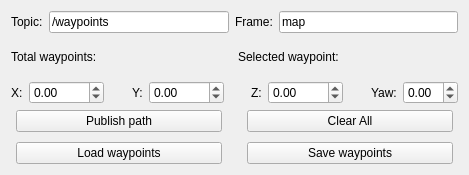
<?xml version="1.0" encoding="UTF-8"?>
<ui version="4.0">
 <class>PluginWidget</class>
 <widget class="QWidget" name="PluginWidget">
  <property name="geometry">
   <rect>
    <x>0</x>
    <y>0</y>
    <width>469</width>
    <height>175</height>
   </rect>
  </property>
  <property name="windowTitle">
   <string>Quadrotor Steering</string>
  </property>
  <layout class="QGridLayout" name="gridLayout">
   <item row="6" column="1" colspan="3">
    <layout class="QHBoxLayout" name="text_interface">
     <item>
      <widget class="QLabel" name="text_total">
       <property name="text">
        <string>Total waypoints: </string>
       </property>
      </widget>
     </item>
     <item>
      <widget class="QLabel" name="text_selected">
       <property name="text">
        <string>Selected waypoint: </string>
       </property>
      </widget>
     </item>
    </layout>
   </item>
   <item row="8" column="1" colspan="3">
    <layout class="QHBoxLayout" name="position_interface">
     <item>
      <widget class="QLabel" name="x_label">
       <property name="text">
        <string>X:</string>
       </property>
      </widget>
     </item>
     <item>
      <widget class="QDoubleSpinBox" name="x_spinbox">
       <property name="minimum">
        <double>-1000.000000000000000</double>
       </property>
       <property name="maximum">
        <double>1000.000000000000000</double>
       </property>
       <property name="singleStep">
        <double>0.500000000000000</double>
       </property>
      </widget>
     </item>
     <item>
      <spacer name="horizontalSpacer1">
       <property name="orientation">
        <enum>Qt::Horizontal</enum>
       </property>
       <property name="sizeHint" stdset="0">
        <size>
         <width>40</width>
         <height>20</height>
        </size>
       </property>
      </spacer>
     </item>
     <item>
      <widget class="QLabel" name="y_label">
       <property name="text">
        <string>Y:</string>
       </property>
      </widget>
     </item>
     <item>
      <widget class="QDoubleSpinBox" name="y_spinbox">
       <property name="minimum">
        <double>-1000.000000000000000</double>
       </property>
       <property name="maximum">
        <double>1000.000000000000000</double>
       </property>
       <property name="singleStep">
        <double>0.500000000000000</double>
       </property>
      </widget>
     </item>
     <item>
      <spacer name="horizontalSpacer2">
       <property name="orientation">
        <enum>Qt::Horizontal</enum>
       </property>
       <property name="sizeHint" stdset="0">
        <size>
         <width>40</width>
         <height>20</height>
        </size>
       </property>
      </spacer>
     </item>
     <item>
      <widget class="QLabel" name="z_label">
       <property name="text">
        <string>Z:</string>
       </property>
      </widget>
     </item>
     <item>
      <widget class="QDoubleSpinBox" name="z_spinbox">
       <property name="minimum">
        <double>-1000.000000000000000</double>
       </property>
       <property name="maximum">
        <double>1000.000000000000000</double>
       </property>
       <property name="singleStep">
        <double>0.500000000000000</double>
       </property>
      </widget>
     </item>
     <item>
      <spacer name="horizontalSpacer3">
       <property name="orientation">
        <enum>Qt::Horizontal</enum>
       </property>
       <property name="sizeHint" stdset="0">
        <size>
         <width>40</width>
         <height>20</height>
        </size>
       </property>
      </spacer>
     </item>
     <item>
      <widget class="QLabel" name="yaw_label">
       <property name="text">
        <string>Yaw:</string>
       </property>
      </widget>
     </item>
     <item>
      <widget class="QDoubleSpinBox" name="yaw_spinbox">
       <property name="minimum">
        <double>-3.150000000000000</double>
       </property>
       <property name="maximum">
        <double>3.150000000000000</double>
       </property>
       <property name="singleStep">
        <double>0.100000000000000</double>
       </property>
      </widget>
     </item>
    </layout>
   </item>
   <item row="5" column="1" colspan="3">
    <layout class="QHBoxLayout" name="topic_interface">
     <item>
      <widget class="QLabel" name="topic_label">
       <property name="text">
        <string>Topic:</string>
       </property>
      </widget>
     </item>
     <item>
      <widget class="QLineEdit" name="topic_input">
       <property name="text">
        <string>/waypoints</string>
       </property>
      </widget>
     </item>
     <item>
      <widget class="QLabel" name="frame_label">
       <property name="text">
        <string>Frame:</string>
       </property>
      </widget>
     </item>
     <item>
      <widget class="QLineEdit" name="frame_input">
       <property name="text">
        <string>map</string>
       </property>
      </widget>
     </item>
    </layout>
   </item>
   <item row="9" column="1" colspan="3">
    <layout class="QGridLayout" name="button_interface">
     <property name="leftMargin">
      <number>5</number>
     </property>
     <property name="rightMargin">
      <number>5</number>
     </property>
     <property name="bottomMargin">
      <number>0</number>
     </property>
     <property name="horizontalSpacing">
      <number>25</number>
     </property>
     <property name="verticalSpacing">
      <number>10</number>
     </property>
     <item row="2" column="0">
      <widget class="QPushButton" name="button_load">
       <property name="text">
        <string>Load waypoints</string>
       </property>
      </widget>
     </item>
     <item row="2" column="1">
      <widget class="QPushButton" name="button_save">
       <property name="text">
        <string>Save waypoints</string>
       </property>
      </widget>
     </item>
     <item row="0" column="0">
      <widget class="QPushButton" name="button_publish">
       <property name="text">
        <string>Publish path</string>
       </property>
      </widget>
     </item>
     <item row="0" column="1">
      <widget class="QPushButton" name="button_clear">
       <property name="text">
        <string>Clear All</string>
       </property>
      </widget>
     </item>
    </layout>
   </item>
  </layout>
 </widget>
 <resources/>
 <connections/>
</ui>
